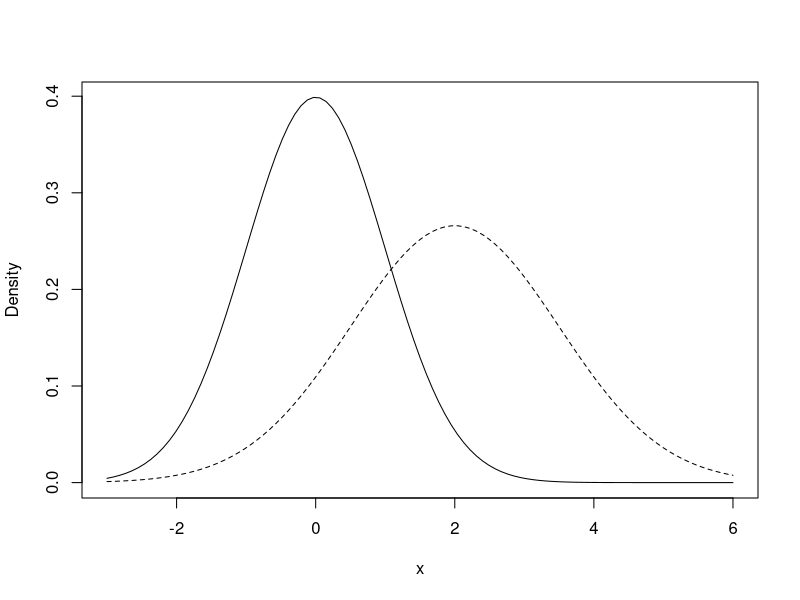

Recreate this plot in R.
## ---- chunk 1
knitr::opts_chunk$set(echo = TRUE)
## ---- chunk 2
curve(dnorm, from = -3, to = 6, ylab = "Density")
curve(dnorm(x, mean = 2, sd = 1.5), add = TRUE, lty = 2)
## ---- chunk 3
rnorm(5, mean = 17, sd = 3)
## ---- chunk 4
# Replace the 1 on the right hand side of the equation with your code. Do not modify the call to set.seed()
set.seed(66)
normSamps = rnorm(1000, mean = 1, sd = 2)
## ---- chunk 5
# Replace the 1 on the right hand side of the equation with your code.
mean10 = mean(normSamps, trim = 0.10)
mean10
## ---- chunk 6
# Replace the 1 on the right hand side of the equation with your code
frac3 = sum(normSamps < 3)/length(normSamps)
frac3
## ---- chunk 7
# Replace the 1 on the right hand side of the equation with your code
per90 = quantile(normSamps, probs = 0.90)
per90
## ---- chunk 8
# Replace the 1 on the right hand side of the equation with your code
maxDev = max(abs(normSamps - 1))
maxDev
